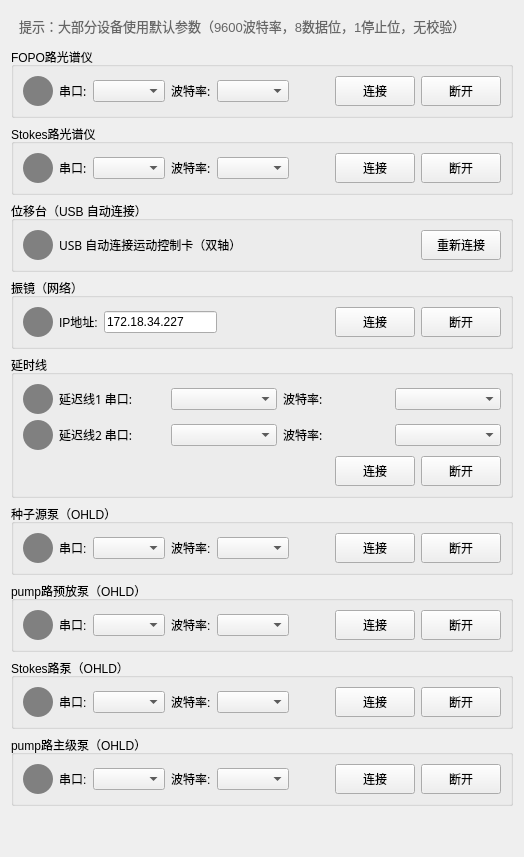
         <widget class="QWidget" name="tab_connection">
          <attribute name="title">
           <string>连接页</string>
          </attribute>
          <layout class="QVBoxLayout" name="verticalLayout">
           <item>
            <widget class="QLabel" name="labelConnectionTip">
             <property name="styleSheet">
              <string>color: #666; font-size: 10pt; padding: 5px;</string>
             </property>
             <property name="text">
              <string>提示：大部分设备使用默认参数（9600波特率，8数据位，1停止位，无校验）</string>
             </property>
             <property name="wordWrap">
              <bool>true</bool>
             </property>
            </widget>
           </item>
           <item>
            <widget class="QGroupBox" name="groupBoxSpectrometerFOPOConnection">
             <property name="title">
              <string>FOPO路光谱仪</string>
             </property>
             <layout class="QHBoxLayout" name="horizontalLayoutSpectrometerFOPO">
              <item>
               <widget class="QLabel" name="labelSpectrometerFOPOStatus">
                <property name="minimumSize">
                 <size>
                  <width>30</width>
                  <height>30</height>
                 </size>
                </property>
                <property name="maximumSize">
                 <size>
                  <width>30</width>
                  <height>30</height>
                 </size>
                </property>
                <property name="styleSheet">
                 <string>background-color: gray; border-radius: 15px;</string>
                </property>
                <property name="text">
                 <string/>
                </property>
               </widget>
              </item>
              <item>
               <widget class="QLabel" name="labelSpectrometerFOPOPort">
                <property name="font">
                 <font>
                  <family>微软雅黑</family>
                  <bold>false</bold>
                 </font>
                </property>
                <property name="text">
                 <string>串口:</string>
                </property>
               </widget>
              </item>
              <item>
               <widget class="QComboBox" name="comboBoxSpectrometerFOPOPort"/>
              </item>
              <item>
               <widget class="QLabel" name="labelSpectrometerFOPOBaudRate">
                <property name="font">
                 <font>
                  <family>微软雅黑</family>
                  <bold>false</bold>
                 </font>
                </property>
                <property name="text">
                 <string>波特率:</string>
                </property>
               </widget>
              </item>
              <item>
               <widget class="QComboBox" name="comboBoxSpectrometerFOPOBaudRate"/>
              </item>
              <item>
               <spacer name="horizontalSpacerSpectrometerFOPO">
                <property name="orientation">
                 <enum>Qt::Orientation::Horizontal</enum>
                </property>
                <property name="sizeHint" stdset="0">
                 <size>
                  <width>40</width>
                  <height>20</height>
                 </size>
                </property>
               </spacer>
              </item>
              <item>
               <widget class="QPushButton" name="btnConnectSpectrometerFOPO">
                <property name="minimumSize">
                 <size>
                  <width>80</width>
                  <height>30</height>
                 </size>
                </property>
                <property name="text">
                 <string>连接</string>
                </property>
               </widget>
              </item>
              <item>
               <widget class="QPushButton" name="btnDisconnectSpectrometerFOPO">
                <property name="minimumSize">
                 <size>
                  <width>80</width>
                  <height>30</height>
                 </size>
                </property>
                <property name="text">
                 <string>断开</string>
                </property>
               </widget>
              </item>
             </layout>
            </widget>
           </item>
           <item>
            <widget class="QGroupBox" name="groupBoxSpectrometerStokesConnection">
             <property name="title">
              <string>Stokes路光谱仪</string>
             </property>
             <layout class="QHBoxLayout" name="horizontalLayoutSpectrometerStokes">
              <item>
               <widget class="QLabel" name="labelSpectrometerStokesStatus">
                <property name="minimumSize">
                 <size>
                  <width>30</width>
                  <height>30</height>
                 </size>
                </property>
                <property name="maximumSize">
                 <size>
                  <width>30</width>
                  <height>30</height>
                 </size>
                </property>
                <property name="styleSheet">
                 <string>background-color: gray; border-radius: 15px;</string>
                </property>
                <property name="text">
                 <string/>
                </property>
               </widget>
              </item>
              <item>
               <widget class="QLabel" name="labelSpectrometerStokesPort">
                <property name="font">
                 <font>
                  <family>微软雅黑</family>
                  <bold>false</bold>
                 </font>
                </property>
                <property name="text">
                 <string>串口:</string>
                </property>
               </widget>
              </item>
              <item>
               <widget class="QComboBox" name="comboBoxSpectrometerStokesPort"/>
              </item>
              <item>
               <widget class="QLabel" name="labelSpectrometerStokesBaudRate">
                <property name="font">
                 <font>
                  <family>微软雅黑</family>
                  <bold>false</bold>
                 </font>
                </property>
                <property name="text">
                 <string>波特率:</string>
                </property>
               </widget>
              </item>
              <item>
               <widget class="QComboBox" name="comboBoxSpectrometerStokesBaudRate"/>
              </item>
              <item>
               <spacer name="horizontalSpacerSpectrometerStokes">
                <property name="orientation">
                 <enum>Qt::Orientation::Horizontal</enum>
                </property>
                <property name="sizeHint" stdset="0">
                 <size>
                  <width>40</width>
                  <height>20</height>
                 </size>
                </property>
               </spacer>
              </item>
              <item>
               <widget class="QPushButton" name="btnConnectSpectrometerStokes">
                <property name="minimumSize">
                 <size>
                  <width>80</width>
                  <height>30</height>
                 </size>
                </property>
                <property name="text">
                 <string>连接</string>
                </property>
               </widget>
              </item>
              <item>
               <widget class="QPushButton" name="btnDisconnectSpectrometerStokes">
                <property name="minimumSize">
                 <size>
                  <width>80</width>
                  <height>30</height>
                 </size>
                </property>
                <property name="text">
                 <string>断开</string>
                </property>
               </widget>
              </item>
             </layout>
            </widget>
           </item>
           <item>
            <widget class="QGroupBox" name="groupBoxStageConnection">
             <property name="title">
              <string>位移台（USB 自动连接）</string>
             </property>
             <layout class="QHBoxLayout" name="horizontalLayoutStage">
              <item>
               <widget class="QLabel" name="labelStage1Status">
                <property name="minimumSize">
                 <size>
                  <width>30</width>
                  <height>30</height>
                 </size>
                </property>
                <property name="maximumSize">
                 <size>
                  <width>30</width>
                  <height>30</height>
                 </size>
                </property>
                <property name="styleSheet">
                 <string>background-color: gray; border-radius: 15px;</string>
                </property>
                <property name="text">
                 <string/>
                </property>
               </widget>
              </item>
              <item>
               <widget class="QLabel" name="labelStageUsbInfo">
                <property name="font">
                 <font>
                  <family>微软雅黑</family>
                  <bold>false</bold>
                 </font>
                </property>
                <property name="text">
                 <string>USB 自动连接运动控制卡（双轴）</string>
                </property>
               </widget>
              </item>
              <item>
               <spacer name="horizontalSpacerStage">
                <property name="orientation">
                 <enum>Qt::Orientation::Horizontal</enum>
                </property>
                <property name="sizeHint" stdset="0">
                 <size>
                  <width>40</width>
                  <height>20</height>
                 </size>
                </property>
               </spacer>
              </item>
              <item>
               <widget class="QPushButton" name="btnConnectStage1">
                <property name="minimumSize">
                 <size>
                  <width>80</width>
                  <height>30</height>
                 </size>
                </property>
                <property name="text">
                 <string>重新连接</string>
                </property>
               </widget>
              </item>
             </layout>
            </widget>
           </item>
           <item>
            <widget class="QGroupBox" name="groupBoxGalvoConnection">
             <property name="title">
              <string>振镜（网络）</string>
             </property>
             <layout class="QHBoxLayout" name="horizontalLayoutGalvo">
              <item>
               <widget class="QLabel" name="labelGalvoStatus">
                <property name="minimumSize">
                 <size>
                  <width>30</width>
                  <height>30</height>
                 </size>
                </property>
                <property name="maximumSize">
                 <size>
                  <width>30</width>
                  <height>30</height>
                 </size>
                </property>
                <property name="styleSheet">
                 <string>background-color: gray; border-radius: 15px;</string>
                </property>
                <property name="text">
                 <string/>
                </property>
               </widget>
              </item>
              <item>
               <widget class="QLabel" name="labelGalvoIP">
                <property name="text">
                 <string>IP地址:</string>
                </property>
               </widget>
              </item>
              <item>
               <widget class="QLineEdit" name="lineEditGalvoIP">
                <property name="text">
                 <string>172.18.34.227</string>
                </property>
               </widget>
              </item>
              <item>
               <spacer name="horizontalSpacerGalvo">
                <property name="orientation">
                 <enum>Qt::Orientation::Horizontal</enum>
                </property>
                <property name="sizeHint" stdset="0">
                 <size>
                  <width>40</width>
                  <height>20</height>
                 </size>
                </property>
               </spacer>
              </item>
              <item>
               <widget class="QPushButton" name="btnConnectGalvo">
                <property name="minimumSize">
                 <size>
                  <width>80</width>
                  <height>30</height>
                 </size>
                </property>
                <property name="text">
                 <string>连接</string>
                </property>
               </widget>
              </item>
              <item>
               <widget class="QPushButton" name="btnDisconnectGalvo">
                <property name="minimumSize">
                 <size>
                  <width>80</width>
                  <height>30</height>
                 </size>
                </property>
                <property name="text">
                 <string>断开</string>
                </property>
               </widget>
              </item>
             </layout>
            </widget>
           </item>
           <item>
            <widget class="QGroupBox" name="groupBoxDelayConnection">
             <property name="title">
              <string>延时线</string>
             </property>
             <layout class="QVBoxLayout" name="verticalLayoutDelayConn">
              <item>
               <layout class="QHBoxLayout" name="horizontalLayoutDelay">
                <item>
                 <widget class="QLabel" name="labelDelayStatus">
                  <property name="minimumSize">
                   <size>
                    <width>30</width>
                    <height>30</height>
                   </size>
                  </property>
                  <property name="maximumSize">
                   <size>
                    <width>30</width>
                    <height>30</height>
                   </size>
                  </property>
                  <property name="styleSheet">
                   <string>background-color: gray; border-radius: 15px;</string>
                  </property>
                  <property name="text">
                   <string/>
                  </property>
                 </widget>
                </item>
                <item>
                 <widget class="QLabel" name="labelDelayPort">
                  <property name="font">
                   <font>
                    <family>微软雅黑</family>
                    <bold>false</bold>
                   </font>
                  </property>
                  <property name="text">
                   <string>延迟线1 串口:</string>
                  </property>
                 </widget>
                </item>
                <item>
                 <widget class="QComboBox" name="comboBoxDelayPort"/>
                </item>
                <item>
                 <widget class="QLabel" name="labelDelayBaudRate">
                  <property name="font">
                   <font>
                    <family>微软雅黑</family>
                    <bold>false</bold>
                   </font>
                  </property>
                  <property name="text">
                   <string>波特率:</string>
                  </property>
                 </widget>
                </item>
                <item>
                 <widget class="QComboBox" name="comboBoxDelayBaudRate"/>
                </item>
               </layout>
              </item>
              <item>
               <layout class="QHBoxLayout" name="horizontalLayoutDelay2">
                <item>
                 <widget class="QLabel" name="labelDelay2Status">
                  <property name="minimumSize">
                   <size>
                    <width>30</width>
                    <height>30</height>
                   </size>
                  </property>
                  <property name="maximumSize">
                   <size>
                    <width>30</width>
                    <height>30</height>
                   </size>
                  </property>
                  <property name="styleSheet">
                   <string>background-color: gray; border-radius: 15px;</string>
                  </property>
                  <property name="text">
                   <string/>
                  </property>
                 </widget>
                </item>
                <item>
                 <widget class="QLabel" name="labelDelay2Port">
                  <property name="font">
                   <font>
                    <family>微软雅黑</family>
                    <bold>false</bold>
                   </font>
                  </property>
                  <property name="text">
                   <string>延迟线2 串口:</string>
                  </property>
                 </widget>
                </item>
                <item>
                 <widget class="QComboBox" name="comboBoxDelay2Port"/>
                </item>
                <item>
                 <widget class="QLabel" name="labelDelay2BaudRate">
                  <property name="font">
                   <font>
                    <family>微软雅黑</family>
                    <bold>false</bold>
                   </font>
                  </property>
                  <property name="text">
                   <string>波特率:</string>
                  </property>
                 </widget>
                </item>
                <item>
                 <widget class="QComboBox" name="comboBoxDelay2BaudRate"/>
                </item>
               </layout>
              </item>
              <item>
               <layout class="QHBoxLayout" name="horizontalLayoutDelayBtn">
                <item>
                 <spacer name="horizontalSpacerDelay">
                  <property name="orientation">
                   <enum>Qt::Orientation::Horizontal</enum>
                  </property>
                  <property name="sizeHint" stdset="0">
                   <size>
                    <width>40</width>
                    <height>20</height>
                   </size>
                  </property>
                 </spacer>
                </item>
                <item>
                 <widget class="QPushButton" name="btnConnectDelay">
                  <property name="minimumSize">
                   <size>
                    <width>80</width>
                    <height>30</height>
                   </size>
                  </property>
                  <property name="text">
                   <string>连接</string>
                  </property>
                 </widget>
                </item>
                <item>
                 <widget class="QPushButton" name="btnDisconnectDelay">
                  <property name="minimumSize">
                   <size>
                    <width>80</width>
                    <height>30</height>
                   </size>
                  </property>
                  <property name="text">
                   <string>断开</string>
                  </property>
                 </widget>
                </item>
               </layout>
              </item>
             </layout>
            </widget>
           </item>
           <item>
            <widget class="QGroupBox" name="groupBoxPump1Connection">
             <property name="title">
              <string>种子源泵（OHLD）</string>
             </property>
             <layout class="QHBoxLayout" name="hLayoutPump1Conn">
              <item>
               <widget class="QLabel" name="labelPump1ConnStatus">
                <property name="minimumSize">
                 <size>
                  <width>30</width>
                  <height>30</height>
                 </size>
                </property>
                <property name="maximumSize">
                 <size>
                  <width>30</width>
                  <height>30</height>
                 </size>
                </property>
                <property name="styleSheet">
                 <string>background-color: gray; border-radius: 15px;</string>
                </property>
                <property name="text">
                 <string/>
                </property>
               </widget>
              </item>
              <item>
               <widget class="QLabel" name="labelPump1Port">
                <property name="text">
                 <string>串口:</string>
                </property>
               </widget>
              </item>
              <item>
               <widget class="QComboBox" name="comboBoxPump1Port"/>
              </item>
              <item>
               <widget class="QLabel" name="labelPump1BaudRate">
                <property name="text">
                 <string>波特率:</string>
                </property>
               </widget>
              </item>
              <item>
               <widget class="QComboBox" name="comboBoxPump1BaudRate"/>
              </item>
              <item>
               <spacer name="hSpacerPump1">
                <property name="orientation">
                 <enum>Qt::Orientation::Horizontal</enum>
                </property>
                <property name="sizeHint" stdset="0">
                 <size>
                  <width>40</width>
                  <height>20</height>
                 </size>
                </property>
               </spacer>
              </item>
              <item>
               <widget class="QPushButton" name="btnConnectPump1">
                <property name="minimumSize">
                 <size>
                  <width>80</width>
                  <height>30</height>
                 </size>
                </property>
                <property name="text">
                 <string>连接</string>
                </property>
               </widget>
              </item>
              <item>
               <widget class="QPushButton" name="btnDisconnectPump1">
                <property name="minimumSize">
                 <size>
                  <width>80</width>
                  <height>30</height>
                 </size>
                </property>
                <property name="text">
                 <string>断开</string>
                </property>
               </widget>
              </item>
             </layout>
            </widget>
           </item>
           <item>
            <widget class="QGroupBox" name="groupBoxPump2Connection">
             <property name="title">
              <string>pump路预放泵（OHLD）</string>
             </property>
             <layout class="QHBoxLayout" name="hLayoutPump2Conn">
              <item>
               <widget class="QLabel" name="labelPump2ConnStatus">
                <property name="minimumSize">
                 <size>
                  <width>30</width>
                  <height>30</height>
                 </size>
                </property>
                <property name="maximumSize">
                 <size>
                  <width>30</width>
                  <height>30</height>
                 </size>
                </property>
                <property name="styleSheet">
                 <string>background-color: gray; border-radius: 15px;</string>
                </property>
                <property name="text">
                 <string/>
                </property>
               </widget>
              </item>
              <item>
               <widget class="QLabel" name="labelPump2Port">
                <property name="text">
                 <string>串口:</string>
                </property>
               </widget>
              </item>
              <item>
               <widget class="QComboBox" name="comboBoxPump2Port"/>
              </item>
              <item>
               <widget class="QLabel" name="labelPump2BaudRate">
                <property name="text">
                 <string>波特率:</string>
                </property>
               </widget>
              </item>
              <item>
               <widget class="QComboBox" name="comboBoxPump2BaudRate"/>
              </item>
              <item>
               <spacer name="hSpacerPump2">
                <property name="orientation">
                 <enum>Qt::Orientation::Horizontal</enum>
                </property>
                <property name="sizeHint" stdset="0">
                 <size>
                  <width>40</width>
                  <height>20</height>
                 </size>
                </property>
               </spacer>
              </item>
              <item>
               <widget class="QPushButton" name="btnConnectPump2">
                <property name="minimumSize">
                 <size>
                  <width>80</width>
                  <height>30</height>
                 </size>
                </property>
                <property name="text">
                 <string>连接</string>
                </property>
               </widget>
              </item>
              <item>
               <widget class="QPushButton" name="btnDisconnectPump2">
                <property name="minimumSize">
                 <size>
                  <width>80</width>
                  <height>30</height>
                 </size>
                </property>
                <property name="text">
                 <string>断开</string>
                </property>
               </widget>
              </item>
             </layout>
            </widget>
           </item>
           <item>
            <widget class="QGroupBox" name="groupBoxPump4Connection">
             <property name="title">
              <string>Stokes路泵（OHLD）</string>
             </property>
             <layout class="QHBoxLayout" name="hLayoutPump4Conn">
              <item>
               <widget class="QLabel" name="labelPump4ConnStatus">
                <property name="minimumSize">
                 <size>
                  <width>30</width>
                  <height>30</height>
                 </size>
                </property>
                <property name="maximumSize">
                 <size>
                  <width>30</width>
                  <height>30</height>
                 </size>
                </property>
                <property name="styleSheet">
                 <string>background-color: gray; border-radius: 15px;</string>
                </property>
                <property name="text">
                 <string/>
                </property>
               </widget>
              </item>
              <item>
               <widget class="QLabel" name="labelPump4Port">
                <property name="text">
                 <string>串口:</string>
                </property>
               </widget>
              </item>
              <item>
               <widget class="QComboBox" name="comboBoxPump4Port"/>
              </item>
              <item>
               <widget class="QLabel" name="labelPump4BaudRate">
                <property name="text">
                 <string>波特率:</string>
                </property>
               </widget>
              </item>
              <item>
               <widget class="QComboBox" name="comboBoxPump4BaudRate"/>
              </item>
              <item>
               <spacer name="hSpacerPump4">
                <property name="orientation">
                 <enum>Qt::Orientation::Horizontal</enum>
                </property>
                <property name="sizeHint" stdset="0">
                 <size>
                  <width>40</width>
                  <height>20</height>
                 </size>
                </property>
               </spacer>
              </item>
              <item>
               <widget class="QPushButton" name="btnConnectPump4">
                <property name="minimumSize">
                 <size>
                  <width>80</width>
                  <height>30</height>
                 </size>
                </property>
                <property name="text">
                 <string>连接</string>
                </property>
               </widget>
              </item>
              <item>
               <widget class="QPushButton" name="btnDisconnectPump4">
                <property name="minimumSize">
                 <size>
                  <width>80</width>
                  <height>30</height>
                 </size>
                </property>
                <property name="text">
                 <string>断开</string>
                </property>
               </widget>
              </item>
             </layout>
            </widget>
           </item>
           <item>
            <widget class="QGroupBox" name="groupBoxPump3Connection">
             <property name="title">
              <string>pump路主级泵（OHLD）</string>
             </property>
             <layout class="QHBoxLayout" name="hLayoutPump3Conn">
              <item>
               <widget class="QLabel" name="labelPump3ConnStatus">
                <property name="minimumSize">
                 <size>
                  <width>30</width>
                  <height>30</height>
                 </size>
                </property>
                <property name="maximumSize">
                 <size>
                  <width>30</width>
                  <height>30</height>
                 </size>
                </property>
                <property name="styleSheet">
                 <string>background-color: gray; border-radius: 15px;</string>
                </property>
                <property name="text">
                 <string/>
                </property>
               </widget>
              </item>
              <item>
               <widget class="QLabel" name="labelPump3Port">
                <property name="text">
                 <string>串口:</string>
                </property>
               </widget>
              </item>
              <item>
               <widget class="QComboBox" name="comboBoxPump3Port"/>
              </item>
              <item>
               <widget class="QLabel" name="labelPump3BaudRate">
                <property name="text">
                 <string>波特率:</string>
                </property>
               </widget>
              </item>
              <item>
               <widget class="QComboBox" name="comboBoxPump3BaudRate"/>
              </item>
              <item>
               <spacer name="hSpacerPump3">
                <property name="orientation">
                 <enum>Qt::Orientation::Horizontal</enum>
                </property>
                <property name="sizeHint" stdset="0">
                 <size>
                  <width>40</width>
                  <height>20</height>
                 </size>
                </property>
               </spacer>
              </item>
              <item>
               <widget class="QPushButton" name="btnConnectPump3">
                <property name="minimumSize">
                 <size>
                  <width>80</width>
                  <height>30</height>
                 </size>
                </property>
                <property name="text">
                 <string>连接</string>
                </property>
               </widget>
              </item>
              <item>
               <widget class="QPushButton" name="btnDisconnectPump3">
                <property name="minimumSize">
                 <size>
                  <width>80</width>
                  <height>30</height>
                 </size>
                </property>
                <property name="text">
                 <string>断开</string>
                </property>
               </widget>
              </item>
             </layout>
            </widget>
           </item>
           <item>
            <spacer name="verticalSpacerConnection">
             <property name="orientation">
              <enum>Qt::Orientation::Vertical</enum>
             </property>
             <property name="sizeHint" stdset="0">
              <size>
               <width>20</width>
               <height>40</height>
              </size>
             </property>
            </spacer>
           </item>
          </layout>
         </widget>
